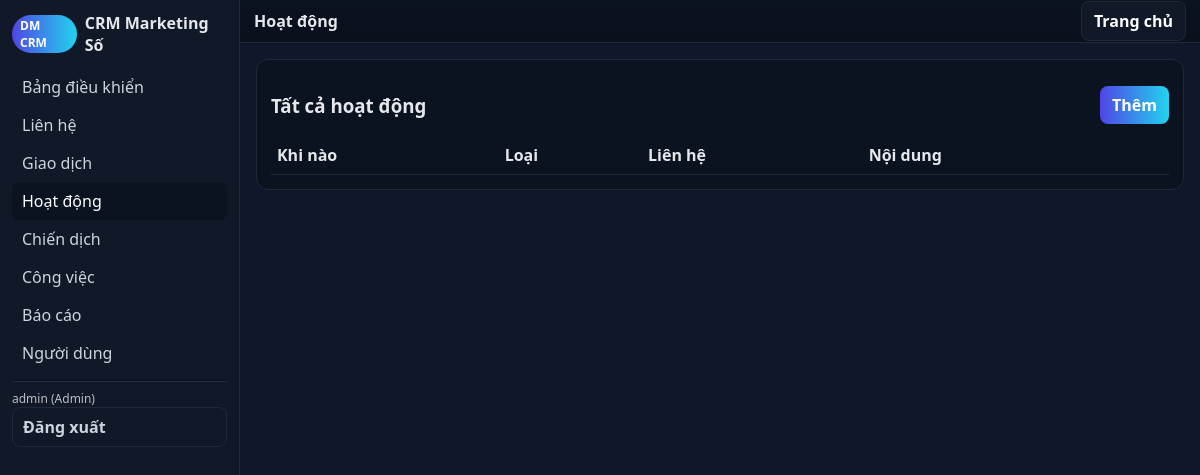
The app's page /src/index.php?action=activities (signed in), older data.
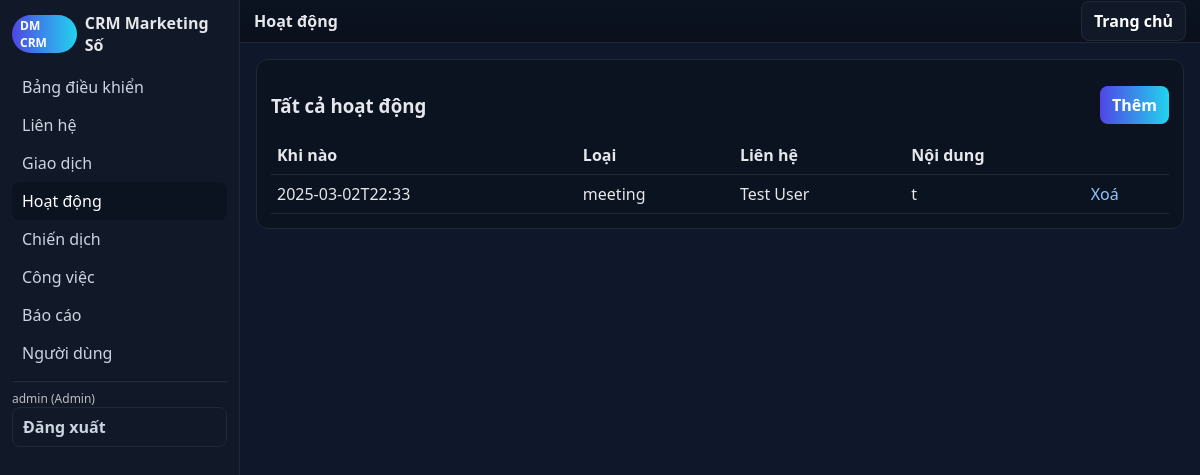
The same page, newer data.
### tables this page shows
CREATE TABLE activities (
  id INTEGER PRIMARY KEY AUTOINCREMENT,
  contact_id INTEGER,
  type TEXT,
  content TEXT,
  at TEXT DEFAULT CURRENT_TIMESTAMP,
  FOREIGN KEY(contact_id) REFERENCES contacts(id)
);

CREATE TABLE contacts (
  id INTEGER PRIMARY KEY AUTOINCREMENT,
  name TEXT NOT NULL,
  email TEXT,
  phone TEXT,
  company TEXT,
  source TEXT,
  tags TEXT,
  utm_source TEXT,    -- A
  utm_medium TEXT,    -- A
  utm_campaign TEXT,  -- A
  created_at TEXT DEFAULT CURRENT_TIMESTAMP
);

### src/lib/db.php (called while the page is built, shortened)
<?php
function q($db,$sql,$params=[]){ $st=$db->prepare($sql); $st->execute($params); return $st; }
function h($s){ return htmlspecialchars($s ?? '', ENT_QUOTES, 'UTF-8'); }
?>

### src/views/activities.php (the view, shortened to what this page needs)
<?php
function view_activities($op){
global $db; layout_header('Hoạt động');
echo '<div class="card"><div style="display:flex;justify-content:space-between;align-items:center"><h3>Tất cả hoạt động</h3><a class="btn" href="?action=activities&op=new">Thêm</a></div>';
$rows = q($db, "SELECT a.*, c.name as contact_name FROM activities a LEFT JOIN contacts c ON c.id=a.contact_id ORDER BY a.at DESC LIMIT 200")->fetchAll(PDO::FETCH_ASSOC);
echo '<table><tr><th>Khi nào</th><th>Loại</th><th>Liên hệ</th><th>Nội dung</th><th></th></tr>';
foreach($rows as $r){ echo '<tr><td>'.h($r['at']).'</td><td>'.h($r['type']).'</td><td>'.h($r['contact_name']).'</td><td>'.h($r['content']).'</td><td><a href="?action=activities&op=delete&id='.(int)$r['id'].'" onclick="return confirm(\'Xoá?\')">Xoá</a></td></tr>'; }
echo '</table></div>';
layout_footer();
}
?>

### src/views/layout.php (shortened to what this page needs)
<?php
function layout_header($title='CRM'){
echo '<!doctype html><html><head><meta charset="utf-8"><meta name="viewport" content="width=device-width,initial-scale=1">';
echo '</head><body><div class="layout"><aside class="sidebar">';
echo '<div class="brand"><span class="pill">DM CRM</span> <span>CRM Marketing Số</span></div><div class="nav">';
$items=['dashboard'=>'Bảng điều khiển','contacts'=>'Liên hệ','deals'=>'Giao dịch','activities'=>'Hoạt động','campaigns'=>'Chiến dịch','tasks'=>'Công việc','reports'=>'Báo cáo','users'=>'Người dùng'];
$current=$_GET['action']??'dashboard'; foreach($items as $k=>$v){ $cls=$current===$k?'active':''; echo '<a class="'.$cls.'" href="?action='.$k.'">'.$v.'</a>'; }
echo '<hr style="border-color:var(--muted);opacity:.3">';
echo '<div class="hint">'.h($_SESSION['uname']??'').' ('.h($_SESSION['role']??'').')</div>';
echo '<a class="btn secondary" href="?action=logout">Đăng xuất</a>';
echo '</div></aside><main class="main"><div class="toolbar"><strong>'.h($title).'</strong><div><a class="btn secondary" href="?action=dashboard">Trang chủ</a></div></div><div class="container">';
}
function layout_footer(){ echo '</div></main></div></body></html>'; }
?>

Row changes from the older to the newer data that the page shows:
added activities: at "2025-03-02T22:33", type "meeting", contact.name "Test User", content "t"
